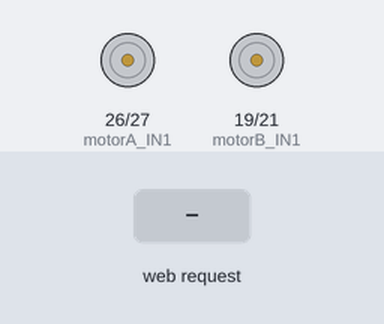
The sketch below on a simulated ESP32. Shown: motor-driver pin pairs drawn as motors (green arrow = first pin HIGH = forward, orange = second pin HIGH = backward, longer = more drive, scaled by the enable pin). The test bench sets the inputs (shaded band). What the sketch prints to the serial monitor is not drawn.

Above: at 1.2 s.
1.3 s: HTTP request GET /forward received
At 2.4 s:
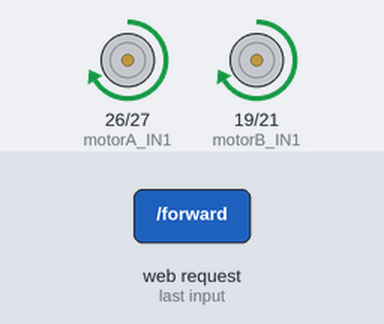
2.8 s: HTTP request GET /backward received
At 3.5 s:
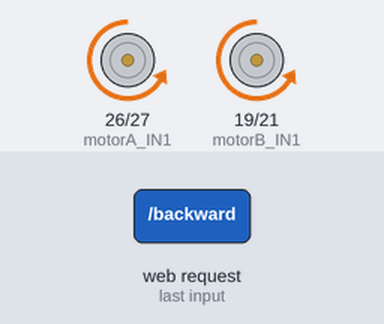
4.3 s: HTTP request GET /left received
At 4.7 s:
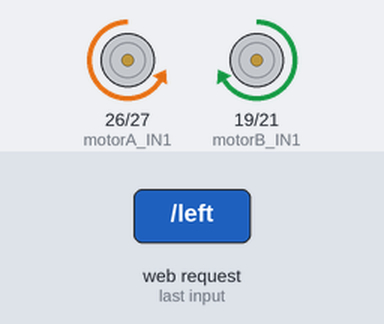
5.8 s: HTTP request GET /right received
At 7.0 s:
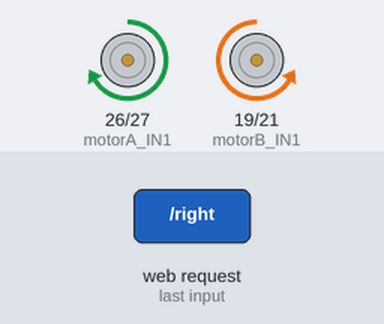
7.3 s: HTTP request GET /forward?val=1 received
At 8.2 s:
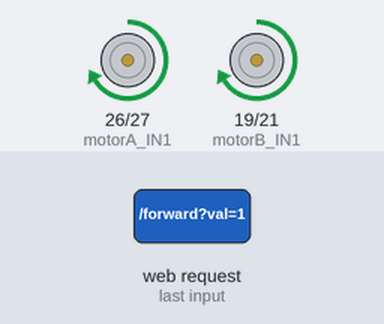
8.8 s: HTTP request GET /backward?val=1 received
At 9.3 s:
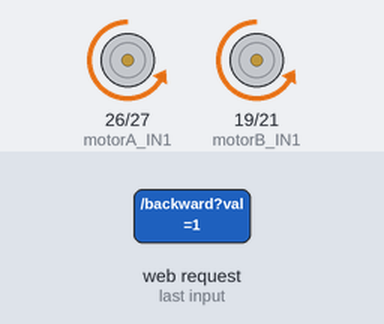
Timing chart, 0 to 11.3 s (numbered marks = the images above; inputs shaded):
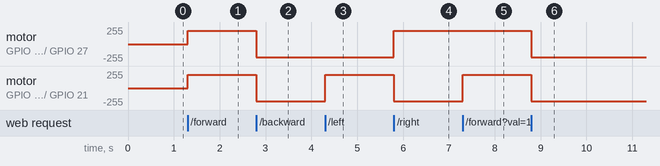

The sketch:

twowd.ino
```cpp
#include <WiFi.h>
#include <WebServer.h>

// WiFi Configuration
const char* ssid = "My2WheelDrive";
const char* password = "password123";

// Motor Pins
const int motorA_PWM = 25; // Speed control
const int motorA_IN1 = 26; // Direction 1
const int motorA_IN2 = 27; // Direction 2

const int motorB_PWM = 18; // Speed control
const int motorB_IN1 = 19; // Direction 1
const int motorB_IN2 = 21; // Direction 2

WebServer server(80);
int currentSpeed = 200;

// HTML Interface
// The R"=====( ... )=====" allows to write raw HTML
const char HTML_CONTENT[] PROGMEM = R"=====(
<!DOCTYPE html>
<html>
<head>
  <meta name="viewport" content="width=device-width, initial-scale=1.0">
  <style>
    body { user-select:none; font-family: sans-serif; text-align: center; background: #222; color: white; }
    .btn { width: 80px; height: 80px; margin: 10px; background: #444; color: #00e676; border: 2px solid #00e676; border-radius: 10px; font-size: 24px; }
    .btn:active { background: #00e676; color: black; }
    .slider { width: 80%; margin-top: 40px; }
  </style>
</head>
<body>
  <h2>Robot Control</h2>
  <div><button class="btn" ontouchstart="send('forward')" ontouchend="send('stop')">F</button></div>
  <div>
    <button class="btn" ontouchstart="send('left')" ontouchend="send('stop')">L</button>
    <button class="btn" ontouchstart="send('right')" ontouchend="send('stop')">R</button>
  </div>
  <div><button class="btn" ontouchstart="send('backward')" ontouchend="send('stop')">B</button></div>

  <p>Speed: <input type="range" min="150" max="255" class="slider" onchange="fetch('/speed?val=' + this.value)"></p>

  <script>
    function send(cmd) { fetch('/' + cmd); }
  </script>
</body>
</html>
)=====";

// Motor Logic
void drive(int speedA, int speedB, int a1, int a2, int b1, int b2) {
  digitalWrite(motorA_IN1, a1); digitalWrite(motorA_IN2, a2);
  digitalWrite(motorB_IN1, b1); digitalWrite(motorB_IN2, b2);
  analogWrite(motorA_PWM, speedA);
  analogWrite(motorB_PWM, speedB);
}

void setup() {
  Serial.begin(115200);

  // Set all motor pins as outputs
  pinMode(motorA_PWM, OUTPUT); pinMode(motorA_IN1, OUTPUT); pinMode(motorA_IN2, OUTPUT);
  pinMode(motorB_PWM, OUTPUT); pinMode(motorB_IN1, OUTPUT); pinMode(motorB_IN2, OUTPUT);

  // Start WiFi Access Point, basically a hotspot
  WiFi.softAP(ssid, password);

  // Display ssid and ip address to serial monitor
  Serial.print("Connect to WiFi: "); Serial.println(ssid);
  Serial.print("Visit: "); Serial.println(WiFi.softAPIP());

  // When the user connects to the wifi and go to the ip address,
  // the HTML_CONTENT will be served / shown to the user,
  // it contains the controls as written in the html
  server.on("/", []() { server.send(200, "text/html", HTML_CONTENT); });

  // These will run based on what button the user taps
  server.on("/forward",  []() { drive(currentSpeed, currentSpeed, 1, 0, 1, 0); server.send(200); });
  server.on("/backward", []() { drive(currentSpeed, currentSpeed, 0, 1, 0, 1); server.send(200); });
  server.on("/left",     []() { drive(currentSpeed, currentSpeed, 0, 1, 1, 0); server.send(200); });
  server.on("/right",    []() { drive(currentSpeed, currentSpeed, 1, 0, 0, 1); server.send(200); });
  server.on("/stop",     []() { drive(0, 0, 0, 0, 0, 0); server.send(200); });

  // Basically grabs the speed from the slider created on the HTML_CONTENT
  server.on("/speed", []() {
    if (server.hasArg("val")) currentSpeed = server.arg("val").toInt();
    server.send(200);
  });

  server.begin();
}

void loop() {
  // serve client
  server.handleClient();
}
```

Measured:
- after the input at 1.3 s, motor on GPIO 26 (motorA_IN1) / GPIO 27 (motorA_IN2), motor on GPIO 19 (motorB_IN1) / GPIO 21 (motorB_IN2): stopped → forward 200/255 at once
- after the input at 2.8 s, motor on GPIO 26 (motorA_IN1) / GPIO 27 (motorA_IN2), motor on GPIO 19 (motorB_IN1) / GPIO 21 (motorB_IN2): forward 200/255 → backward 200/255 at once
- after the input at 4.3 s, motor on GPIO 19 (motorB_IN1) / GPIO 21 (motorB_IN2): backward 200/255 → forward 200/255 at once
- after the input at 5.8 s, motor on GPIO 26 (motorA_IN1) / GPIO 27 (motorA_IN2): backward 200/255 → forward 200/255 at once; motor on GPIO 19 (motorB_IN1) / GPIO 21 (motorB_IN2): forward 200/255 → backward 200/255 at once
- after the input at 7.3 s, motor on GPIO 19 (motorB_IN1) / GPIO 21 (motorB_IN2): backward 200/255 → forward 200/255 at once
- after the input at 8.8 s, motor on GPIO 26 (motorA_IN1) / GPIO 27 (motorA_IN2), motor on GPIO 19 (motorB_IN1) / GPIO 21 (motorB_IN2): forward 200/255 → backward 200/255 at once
